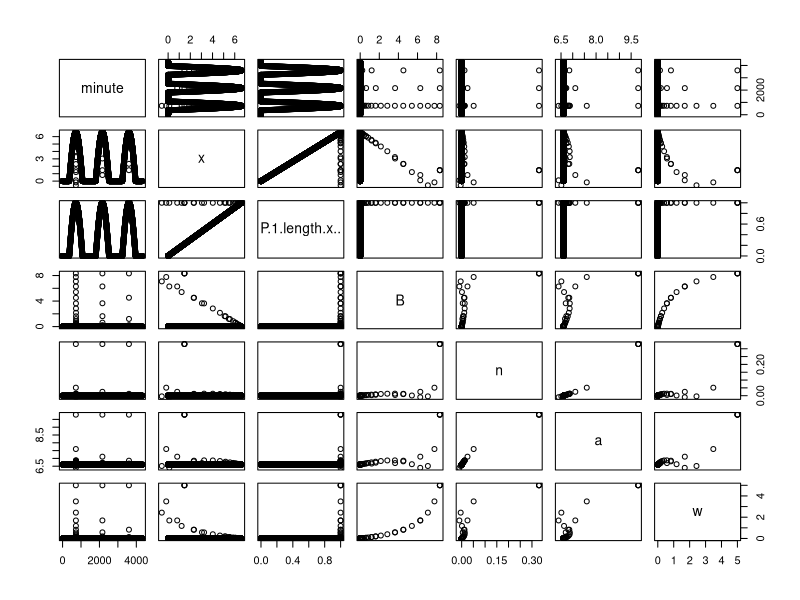

Write R code to recreate this figure.
#### Pitcher plant O2 simulation - stack algorithm
### Nathan Justice
## Last edited: 17June2015

# 6:00 sunrise = 360
# 12:00 noon = 720
# 18:00 sunset = 1080

## Variables ##

days <- 3 # total number of days
k <- 1 # carrying capacity
food <- FALSE # presence of food
feedingTime <- 720 # time at which food is added
foodWeight <- 5 # weight of food
aMax <- 10 # maximum value of augmentation
aMin <- 1 # minimum value of augmentation
beta <- 0.0005 # constant
s <- 10 # constant
d <- 0.5 # constant
c <- 100 # constant
Bscaler <- 10 # scales biological oxygen demand values
minute <- vector(mode="numeric") # t/time variable
x <- vector(mode="numeric") # amount of o2
a <- vector(mode="numeric") # augmentation function
P <- vector(mode="numeric") # photosynthesis
B <- vector(mode="numeric") # biological o2 demand
n <- vector(mode="numeric") # amount of nutrients
w <- vector(mode="numeric") # amount of food

## Functions ##

light <- function(days){
  out <- sin(2*pi*(1:720)/1440)
  out[out < 0] <- 0
  out <- c(rep(0,720/2), out, rep(0,720/2))
  rep(out, days)
}

PAR <- function(days, rise=6, set=18){
  out <- rep(0, 1440)
  out[(rise*60):(set*60)] <- 1
  rep(out, days)
}

## Initialization ##

# simulate photosynthesis as fixed values
P <- light(days)*PAR(days=days)

# initial nutrient value
n <- 0

# initial augmentation value
a <- ((aMax-aMin)/(1+exp((-s*n)-d)))+aMin

# initial biological o2 demand
B <- 0/(k+0)

# o2 at minute=0, P=0 b/c unable to index at minute=0
x <- (a*0)-B

# simulate until food is first added (feedingTime=720)
# loop runs until feedingTime-2 b/c food is added AT minute=720
for(i in 1:(feedingTime-2)){
  # augmentation function - default value
  a <- c(a, ((aMax-aMin)/(1+exp((-s*n[i])-d)))+aMin)

  # biological oxygen demand - default value (no food = no microbes)
  B <- c(B, 0/(k+0))

  # calculate o2 amount - product of photosynthesis alone (no food)
  x <- c(x, (a[i]*P[i])-B[i])

  # amount of food - no food
  w <- c(w, 0)

  # amount of nutrients - no nutrients
  n <- c(n, 0)

  # adjust minute
  minute <- c(minute, i)
}

# adjust minute
minute <- c(minute, length(minute)+1)

# adjust amount of food
w <- c(w, w[length(w)])

for(z in 1:days){
  # add food
  food <- TRUE
  w <- c(w, foodWeight)

  # run simulation for a full day
  for(j in 1:1440){
    # adjust minute
    minute <- c(minute, length(minute)+1)

    # adjust biological o2 demand
    B <- c(B, (w[length(minute)]/(k+w[length(minute)]))*Bscaler)

    # adjust amount of nutrients
    n <- c(n, (w[length(minute)]*x[length(minute)-1])/c)

    # adjust augmentation value
    a <- c(a, ((aMax-aMin)/(1+exp((-s*n[length(minute)])-d)))+aMin)

    # adjust o2 amount
    x <- c(x, (a[length(minute)]*P[length(minute)])-B[length(minute)])

    if(j < 1440){
      # adjust amount of food
      w <- c(w, w[length(minute)]*exp(-beta*(length(minute)+1)))
    }
  }
}

# trim objects to appropriate time
  # omitted values aren't relevant
minute <- minute[1:length(P)]
B <- B[1:length(P)]
n <- n[1:length(P)]
a <- a[1:length(P)]
x <- x[1:length(P)]
w <- w[1:length(P)]

data <- data.frame(minute, x, P[1:length(x)], B, n, a, w)
pairs(data)
